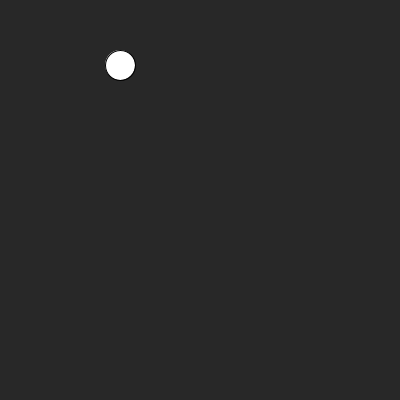
Frame 1 (no input)
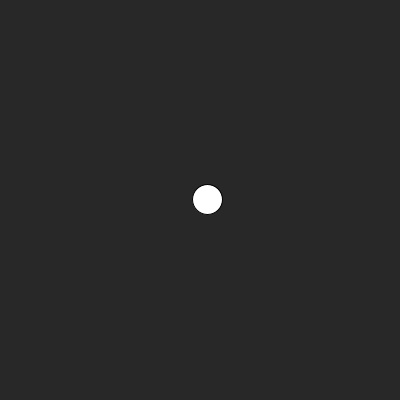
Frame 60 (the mouse pressed at the canvas centre just before this capture)
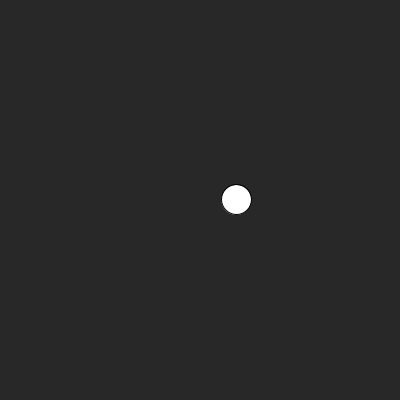
Frame 120 (the mouse held since frame 60 and released just before this capture)

The Processing sketch that drew these frames (run headless with seeded random() and noise(); from frame 60 on, the mouse is pressed at the canvas centre):

// Processing sketch: simpleMarkovChainWithEasing
// ── simpleMarkovChainWithEasing.pde
char c = 'b'; 
float xPos = 100; 
float  yPos = height/2;  
float targetX, targetY, easing; 

void setup(){
  size(400, 400); 
  easing = .1; 
}

void draw(){
  background(40); 
  println(stateProb()); 
  
  //you can use a switch here if you have multiple states
  
    if(c == 'a'){
      targetX = 100; 
      targetY = height/2; 
    }else if(c == 'b'){
      targetX = 300; 
      targetY = height/2; 
    }
  
  
  xPos += (targetX-xPos) * easing; 
  yPos += (targetY-yPos) * easing; 
  
  ellipse(xPos, yPos, 30, 30); 
  
  println(xPos); 
}

char stateProb(){
  float r = random(0,1); 
  //if our state is already in a, there is a 50% chance it will stay in a or go to b
  //if(xPos <= 101 || xPos>=299){
  if(c == 'a'){
    if(r<=.5){
      c = 'a'; 
    }else{
      c = 'b'; 
    }
  }
  if(c == 'b'){
    if(r>=.5){
      c = 'b'; 
    }else{
      c = 'a'; 
    }
  }
  //}
  return c; 
}
